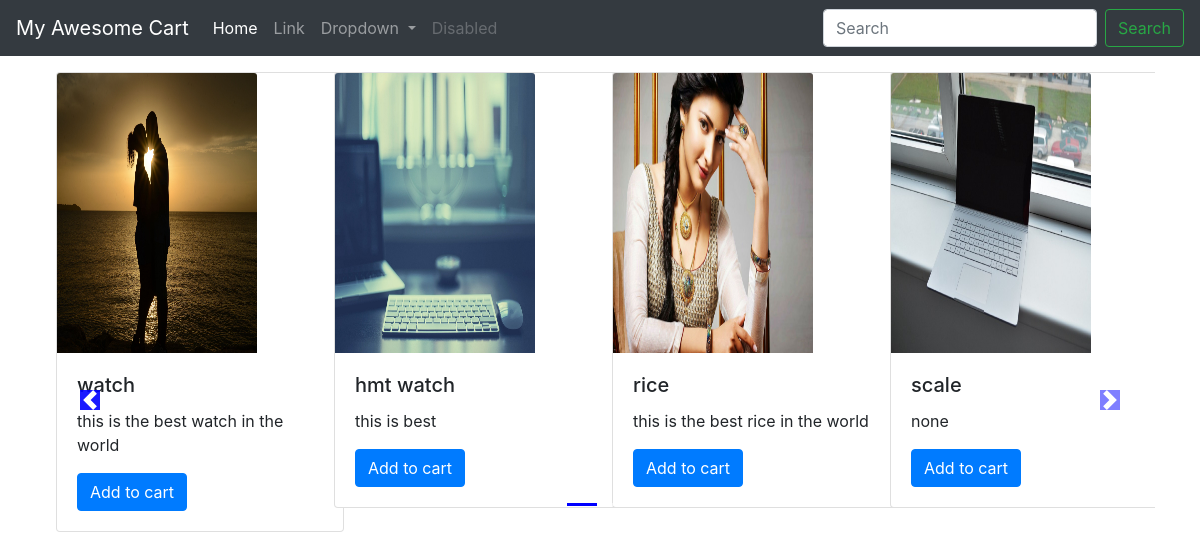
The app's page /shop/ with its own data.
### shop/models.py (models this page shows, shortened)
class Product(models.Model):
    product_id = models.AutoField
    product_name = models.CharField(max_length=50)
    category = models.CharField(max_length=50,default="")
    subcategory = models.CharField(max_length=50,default="")
    price = models.IntegerField(default=0)
    product_desc = models.CharField(max_length=300)
    pub_date = models.DateField()
    image = models.ImageField(upload_to="shop/images",default="")

### shop/views.py (the view)
# urls.py: path("",views.index,name="BlogHome" )
def index(request):
    products = Product.objects.all()
    n = len(products)
    nslides = (n//4) + (ceil(n/4)-(n//4))
    print(nslides)
    params = {'product': products,'no_of_slide': nslides,'range':range(1,nslides)}
    return render(request,'shop/index.html',params)

### shop/templates/shop/index.html (shortened to what this page needs)
{% extends 'shop/layout.html' %}
{% block body %}
{% load static %}
<div class="container">
  <div id="demo" class="carousel slide my-3" data-ride="carousel">
      <ul class="carousel-indicators">
        <li data-target="#demo" data-slide-to="0" class="active"></li>
        {% for i in range %}
        <li data-target="#demo" data-slide-to="{{i}}" ></li>
        {% endfor %}
      </ul>
      <div class="container carousel-inner no-padding">
        <div class="carousel-item active">
          <div class="col-xs-3 col-sm-3 col-md-3">
            <div class="card" style="width: 18rem;">
              <img src='/media/{{product.0.image}}'' class="card-img-top" alt="...">
              <div class="card-body">
                  <h5 class="card-title">{{product.0.product_name}}</h5>
                  <p class="card-text">{{product.0.product_desc}}</p>
                  <a href="#" class="btn btn-primary">Add to cart</a>
              </div>
            </div>
         </div>
         {% for i in product|slice:"1:" %}
          <div class="col-xs-3 col-sm-3 col-md-3">
            <div class="card" style="width: 18rem;">
              <img src='/media/{{i.image}}' class="card-img-top" alt="...">
              <div class="card-body">
                <h5 class="card-title">{{i.product_name}}</h5>
                <p class="card-text">{{i.product_desc}}</p>
                <a href="#" class="btn btn-primary">Add to cart</a>
              </div>
            </div>
          </div>
          {% if forloop.counter|divisibleby:3 and forloop.counter > 0 and not forloop.last%}
          </div><div class="carousel-item">
          {% endif %}
          {% endfor %}
  </div>
</div>
</div>
  <a class="carousel-control-prev" href="#demo" data-slide="prev">
    <span class="carousel-control-prev-icon"></span>
  </a>
  <a class="carousel-control-next" href="#demo" data-slide="next">
    <span class="carousel-control-next-icon"></span>
  </a>
    {% endblock %}

### shop/templates/shop/layout.html (shortened to what this page needs)
<!doctype html>
<html lang="en">
  <head>
    <link rel="stylesheet" href="https://stackpath.bootstrapcdn.com/bootstrap/4.2.1/css/bootstrap.min.css">
  </head>
  <body>
      <nav class="navbar navbar-expand-lg navbar-dark bg-dark">
    <a class="navbar-brand" href="#">My Awesome Cart</a>
    <div class="collapse navbar-collapse" id="navbarSupportedContent">
      <ul class="navbar-nav mr-auto">
        <li class="nav-item active">
          <a class="nav-link" href="#">Home <span class="sr-only">(current)</span></a>
        </li>
        <li class="nav-item">
          <a class="nav-link" href="#">Link</a>
        </li>
        <li class="nav-item dropdown">
          <a class="nav-link dropdown-toggle" href="#" id="navbarDropdown" role="button" data-toggle="dropdown" aria-haspopup="true" aria-expanded="false">
            Dropdown
          </a>
        </li>
        <li class="nav-item">
          <a class="nav-link disabled" href="#" tabindex="-1" aria-disabled="true">Disabled</a>
        </li>
      </ul>
      <form class="form-inline my-2 my-lg-0">
        <input class="form-control mr-sm-2" type="search" placeholder="Search" aria-label="Search">
        <button class="btn btn-outline-success my-2 my-sm-0" type="submit">Search</button>
      </form>
    </div>
  </nav>
{% block body %}{% endblock %}
</body>
</html>

### shop/templates/shop/index.html (style rules this page uses)
.col-md-3 { display: inline-block; margin-left:-4px; }
.carousel-indicators .active { background-color: blue; }
.col-md-3 img { width:200px; height:280px; }
body .carousel-indicators { bottom: 0; }
body .carousel-control-prev-icon, body .carousel-control-next-icon { background-color: blue; }
body .no-padding { padding-left: 0; padding-right: 0; }

### records on screen
Product: image (picture), product_name "watch", product_desc "this is the best watch in the world"
Product: image (picture), product_name "hmt watch", product_desc "this is best"
Product: image (picture), product_name "rice", product_desc "this is the best rice in the world"
Product: image (picture), product_name "scale", product_desc "none"
